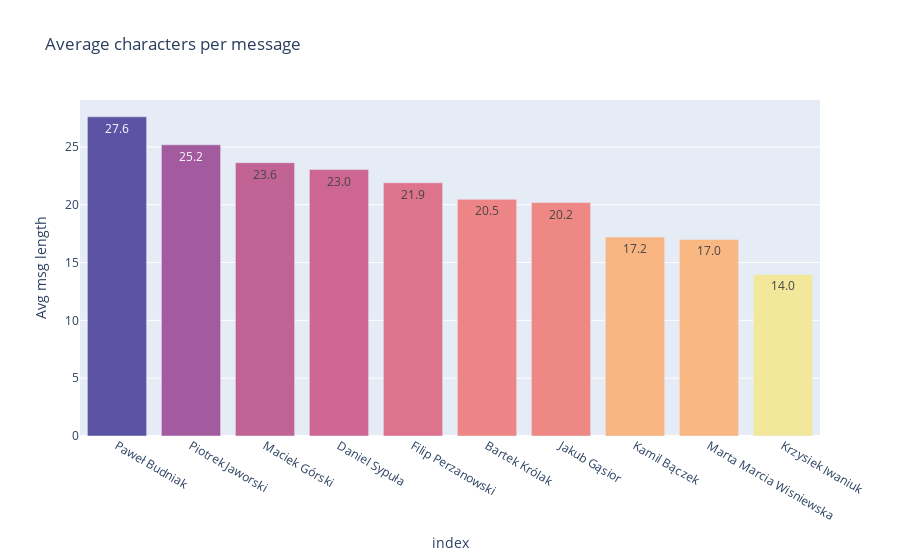

Notebook code cell kept with this figure:
### Code cell
col = 'Avg msg length'
df2 = msg_stats.sort_values(by = col, ascending = False)
f = px.bar(df2, y = col, x = df2.index, labels = {'x': 'Sender'}, text = col ,color = col,
           title = 'Average characters per message', color_continuous_scale = px.colors.sequential.Sunset)
f.update_traces(texttemplate='%{text:.1f}')
f.update(layout_coloraxis_showscale=False)
f

### Figure 1 — Plotly figure (JSON) as saved in the notebook; plotly's stock layout.template omitted (floating-point values rounded to 4 significant figures)
{"data": [{"alignmentgroup": "True", "hovertemplate": "index=%{x}<br>Avg msg length=%{marker.color}<extra></extra>", "legendgroup": "", "marker": {"color": [27.6, 25.18, 23.63, 23.04, 21.89, 20.46, 20.19, 17.2, 17.0, 13.97], "coloraxis": "coloraxis", "pattern": {"shape": ""}}, "name": "", "offsetgroup": "", "orientation": "v", "showlegend": false, "text": [27.6, 25.18, 23.63, 23.04, 21.89, 20.46, 20.19, 17.2, 17.0, 13.97], "textposition": "auto", "x": ["Paweł Budniak", "Piotrek Jaworski", "Maciek Górski", "Daniel Sypuła", "Filip Perzanowski", "Bartek Królak", "Jakub Gąsior", "Kamil Bączek", "Marta Marcia Wisniewska", "Krzysiek Iwaniuk"], "xaxis": "x", "y": [27.6, 25.18, 23.63, 23.04, 21.89, 20.46, 20.19, 17.2, 17.0, 13.97], "yaxis": "y", "type": "bar", "texttemplate": "%{text:.1f}"}], "layout": {"xaxis": {"anchor": "y", "domain": [0.0, 1.0], "title": {"text": "index"}}, "yaxis": {"anchor": "x", "domain": [0.0, 1.0], "title": {"text": "Avg msg length"}}, "coloraxis": {"colorbar": {"title": {"text": "Avg msg length"}}, "colorscale": [[0.0, "rgb(243, 231, 155)"], [0.1667, "rgb(250, 196, 132)"], [0.3333, "rgb(248, 160, 126)"], [0.5, "rgb(235, 127, 134)"], [0.6667, "rgb(206, 102, 147)"], [0.8333, "rgb(160, 89, 160)"], [1.0, "rgb(92, 83, 165)"]], "showscale": false}, "legend": {"tracegroupgap": 0}, "title": {"text": "Average characters per message"}, "barmode": "relative"}}
